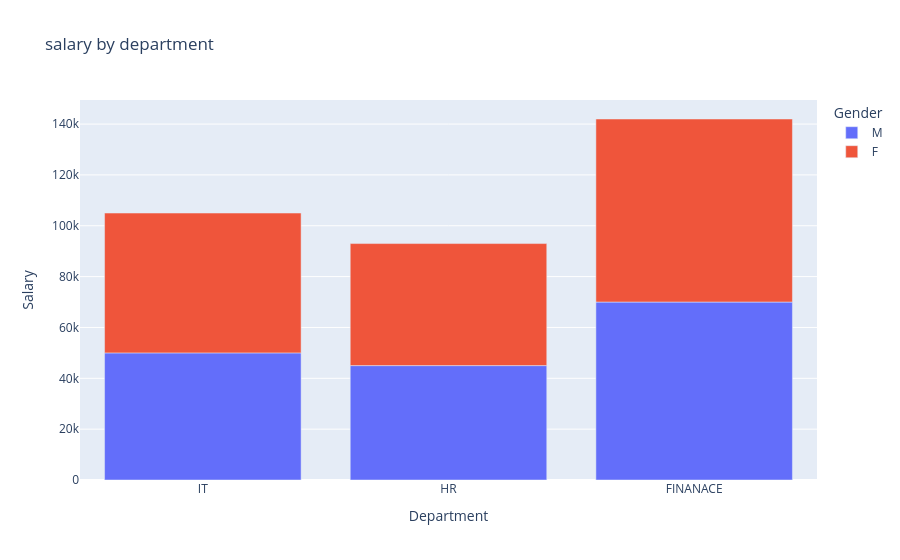

Here is the notebook cell this chart was saved with:
### Code cell
fig = px.bar(df,
             x='Department',
             y='Salary',
             color = 'Gender',
             barmode = 'relative',
             title = 'salary by department')
fig.show()

### Figure 1 — Plotly figure (JSON) as saved in the notebook; plotly's stock layout.template omitted (floating-point values rounded to 4 significant figures)
{"data": [{"hovertemplate": "Gender=M<br>Department=%{x}<br>Salary=%{y}<extra></extra>", "legendgroup": "M", "marker": {"color": "#636efa", "pattern": {"shape": ""}}, "name": "M", "orientation": "v", "showlegend": true, "textposition": "auto", "type": "bar", "x": ["IT", "HR", "FINANACE"], "xaxis": "x", "y": [50000, 45000, 70000], "yaxis": "y"}, {"hovertemplate": "Gender=F<br>Department=%{x}<br>Salary=%{y}<extra></extra>", "legendgroup": "F", "marker": {"color": "#EF553B", "pattern": {"shape": ""}}, "name": "F", "orientation": "v", "showlegend": true, "textposition": "auto", "type": "bar", "x": ["IT", "HR", "FINANACE"], "xaxis": "x", "y": [55000, 48000, 72000], "yaxis": "y"}], "layout": {"barmode": "relative", "legend": {"title": {"text": "Gender"}, "tracegroupgap": 0}, "title": {"text": "salary by department"}, "xaxis": {"anchor": "y", "domain": [0, 1], "title": {"text": "Department"}}, "yaxis": {"anchor": "x", "domain": [0, 1], "title": {"text": "Salary"}}}}
